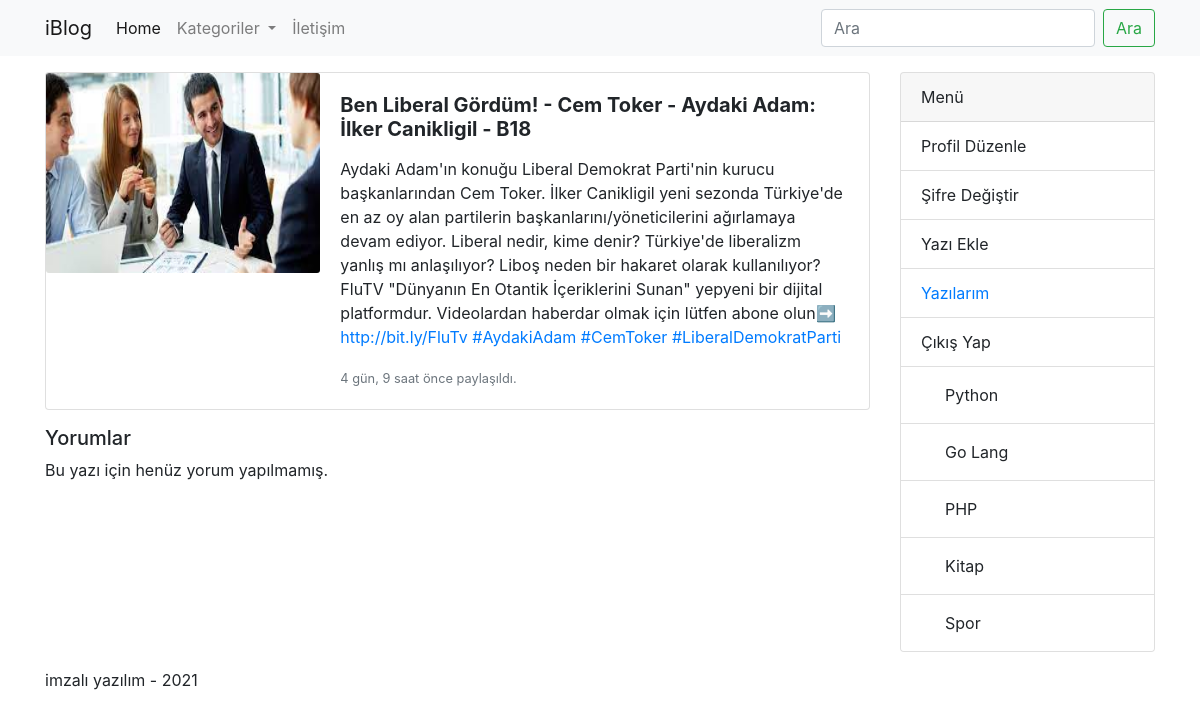
The page /detay/ben-liberal-gordum-cem-toker-aydaki-adam-ilker-can/ (signed in) on the database its author committed.
### app/blog/models/kategori.py (models this page shows, shortened)
class KategoriModel(models.Model):
    isim = models.CharField(max_length=30,blank=False,null=False)
    slug = AutoSlugField(populate_from='isim',unique=True)
    class Meta:
        db_table = 'kategori'
        verbose_name='Kategori'
        verbose_name_plural='Kategoriler'

### app/blog/views/detay.py (the view)
# urls.py: path('detay/<slug:slug>/', views.detay, name='detay'),
def detay(request, slug):
    yazi = get_object_or_404(YazilarModel, slug=slug)
    yorumlar = yazi.yazininyorumlari.all()
    context = {
        'yazi':yazi,
        'yorumlar':yorumlar,
    }
    return render(request, 'pages/detay.html', context)

### app/blog/templatetags/kategori_list.py (called while the page is built)
@register.simple_tag
def kategori_list():
    kategoriler = KategoriModel.objects.all()
    return kategoriler

### app/blog/templates/pages/detay.html (shortened to what this page needs)
{% extends 'base.html'%}
{% load static %}
{% block content %}
  <div class="card mb-3">
    <div class="row no-gutters">
      <div class="col-md-4">
        <img src="{{yazi.resim.url}}" class="card-img img" alt="...">
      </div>
      <div class="col-md-8">
        <div class="card-body">
          <h5 class="card-title"><strong>{{yazi.baslik}}</strong></h5>
          <p class="card-text">{{yazi.icerik|safe}}</p>
          <p class="card-text"><small class="text-muted">
            {{ yazi.duzenlenme_tarihi | timesince }} önce paylaşıldı.</small></p>
        </div>
      </div>
    </div>
  </div>
  <h5>Yorumlar</h5>
{% for yorum in yorumlar %}
  <div class="card">
      <div class="card-body" style="display:flex;flex-direction: row;">
          <div>
              {% if yorum.yazar.avatar %}
                <img src="{{yorum.yazar.avatar.url}}" class="rounded pt-4" width="75px" height="75px">
              {% else %}
              <img src="{% static 'img/no-avatar.jpg' %}" class="rounded pt-4" width="75px" height="75px">
              {% endif %}
          </div>
          <div>
              <h5 class="card-title">{{yorum.yazar.username}}</h5>
              <p class="card-text">{{yorum.yorum}}</p>
          </div>
      </div>
  </div>
{% empty %}
  <p>Bu yazı için henüz yorum yapılmamış.</p>
{% endfor %}
{% endblock content %}

### templates/includes/sidebar.html
{% load kategori_list %}
{% kategori_list as kategoriler %}
<div class="col-sm-3">
    <div class="card mb-3">
        <div class="card-header">
          Menü
        </div>
      {% if request.user.is_authenticated %}
        <ul class="list-group list-group-flush">
          <li class="list-group-item">Profil Düzenle</li>
          <li class="list-group-item">Şifre Değiştir</li>
          <li class="list-group-item">Yazı Ekle</li>
          <li class="list-group-item">
            <a href="{% url 'yazilarim' %}">Yazılarım</a>
          </li>
          <li class="list-group-item">Çıkış Yap</li>
          {% for kategori in kategoriler %}
          <li class="list-group-item">
            <a class="dropdown-item" href="{% url 'kategori' kategori.slug %}">{{kategori.isim}}</a>
          </li>
          {% endfor %}
        </ul>
      {% else %}
      Login formu gelecek
      {{request.user}}
      {% endif %}
    </div>
</div>

### static/css/site.css (style rules this page uses)
.img { height: 200px; width: 100%; background-size: 'cover'; }

### rows shown on the page
KategoriModel: isim "Python"
KategoriModel: isim "Go Lang"
KategoriModel: isim "PHP"
KategoriModel: isim "Kitap"
KategoriModel: isim "Spor"

### other values the page prints
{{ yazi.baslik }} "Ben Liberal Gördüm! - Cem Toker - Aydaki Adam: İlker Canikligil - B18"
{{ yazi.duzenlenme_tarihi | timesince }} "4 gün, 9 saat"
